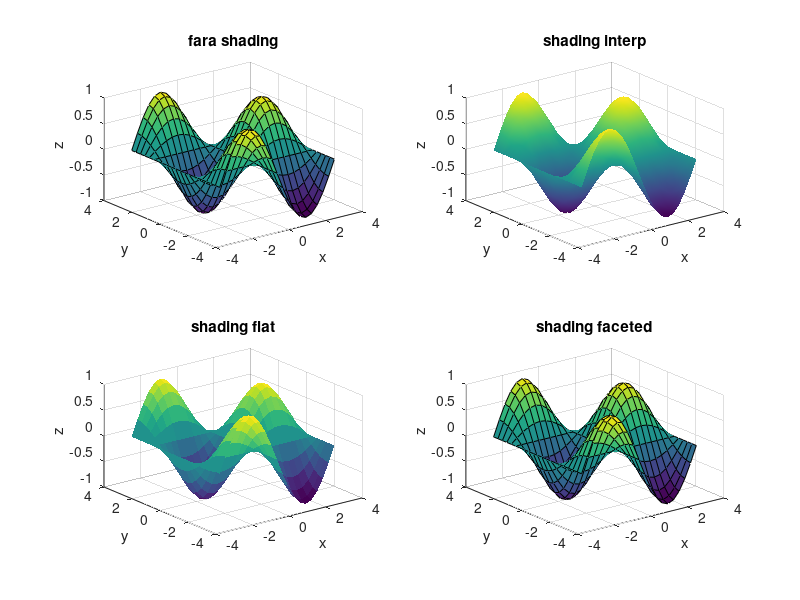

Write MATLAB code to recreate this figure.
[X, Y] = meshgrid(-pi:pi/10:pi); 
Z = sin (X) .* cos (Y); 
subplot(221)
surf (X,Y,Z); 
grid on
xlabel('x'); ylabel('y'); zlabel('z'); title('fara shading')
subplot(222)
surf (X,Y,Z); 
shading('interp');
xlabel('x'); ylabel('y'); zlabel('z'); title('shading interp')
subplot(223)
surf (X,Y,Z);
shading('flat');
xlabel('x'); ylabel('y'); zlabel('z'); title('shading flat')
subplot(224)
surf (X,Y,Z); 
shading('faceted');
xlabel('x'); ylabel('y'); zlabel('z'); title('shading faceted')